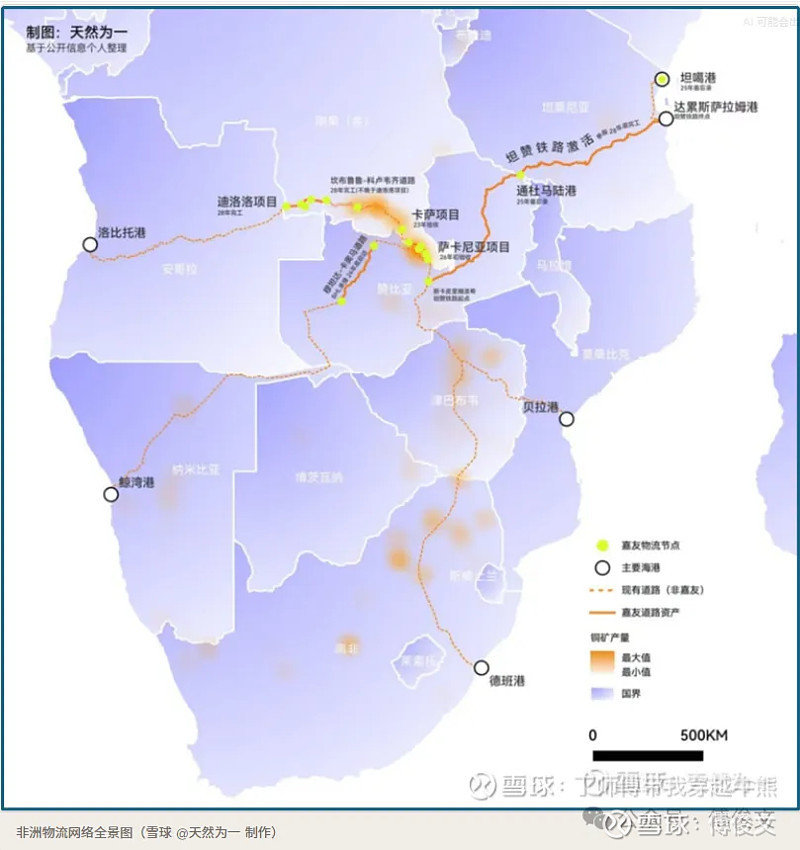
#> input picture assets/jiayou-africa-logistics-overview.png, 800 x 850 px, given in place of clipboard-2026-07-25T03-26-12-923Z-74ae0126.png, which was not available
$ python enhance_map.py
#> lines starting #> are read from the running program, lines starting #| are printed output that depends on the picture
#!/usr/bin/env python3
"""提升原图清晰度：2x 超分 + 锐化 + 对比度增强"""
from PIL import Image, ImageFilter, ImageEnhance

SRC = '/Users/chengdandan/.workbuddy/clipboard-images/clipboard-2026-07-25T03-26-12-923Z-74ae0126.png'
OUT = '/Users/chengdandan/Documents/terry-research/assets/jiayou-corridor-drc-zambia-ports.png'

img = Image.open(SRC).convert('RGB')
#> img is the input picture: PIL image 800x850 RGB; mean R, G, B 223, 223.5, 244.3
W, H = img.size
#> W = 800; H = 850
print(f'原图: {W}x{H}')
#| 原图: 800x850

# 1. 2x 放大（LANCZOS 保真）
img_2x = img.resize((W*2, H*2), Image.LANCZOS)

# 2. 锐化
img_2x = img_2x.filter(ImageFilter.UnsharpMask(radius=2, percent=120, threshold=3))

# 3. 对比度微增强
enhancer = ImageEnhance.Contrast(img_2x)
img_2x = enhancer.enhance(1.15)
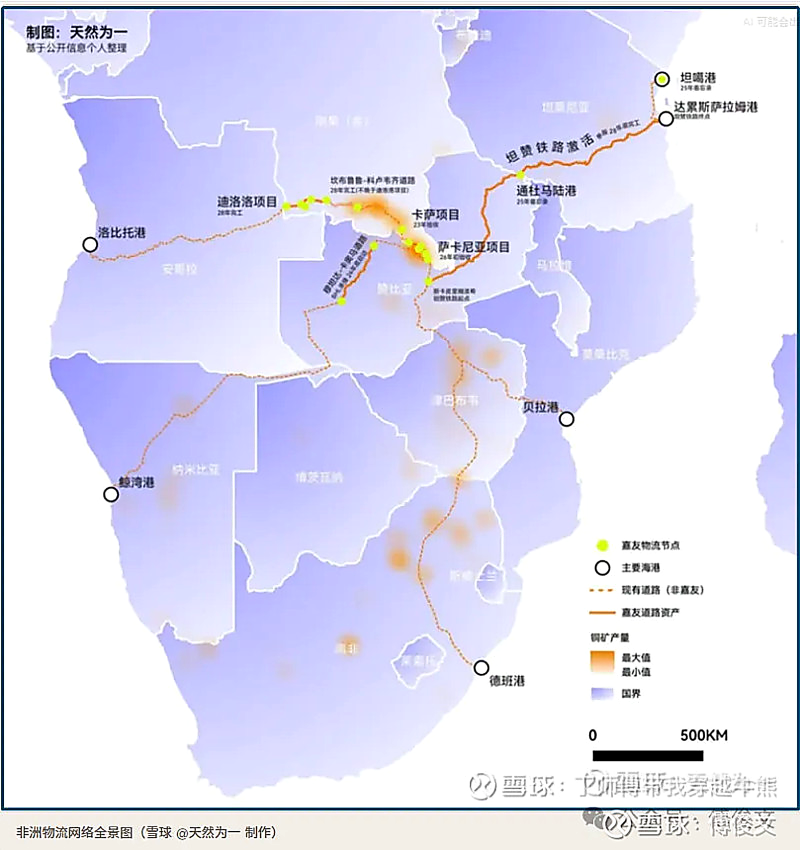
#> img_2x: PIL image 1600x1700 RGB (shown at 1/2 size); mean R, G, B 221.1, 220.9, 243.8

# 4. 保存
img_2x.save(OUT, 'PNG', optimize=True)
print(f'输出: {img_2x.size[0]}x{img_2x.size[1]}')
#| 输出: 1600x1700

# 验证
import os
sz = os.path.getsize(OUT)
print(f'文件: {sz/1024:.0f} KB')

$ run again, on assets/jiayou-africa-map.png
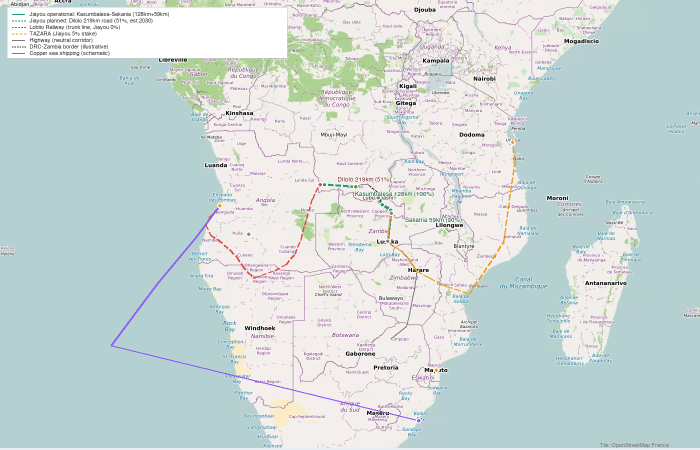
#> input picture assets/jiayou-africa-map.png, 1400 x 900 px, given in place of clipboard-2026-07-25T03-26-12-923Z-74ae0126.png, which was not available (shown at 1/2 size)
#> img is the input picture: PIL image 1400x900 RGB; mean R, G, B 204.2, 217, 215.5
#| 原图: 1400x900
#> `img_2x = img_2x.filter(ImageFilter.UnsharpMask(radius=2, percent=120, ..`:
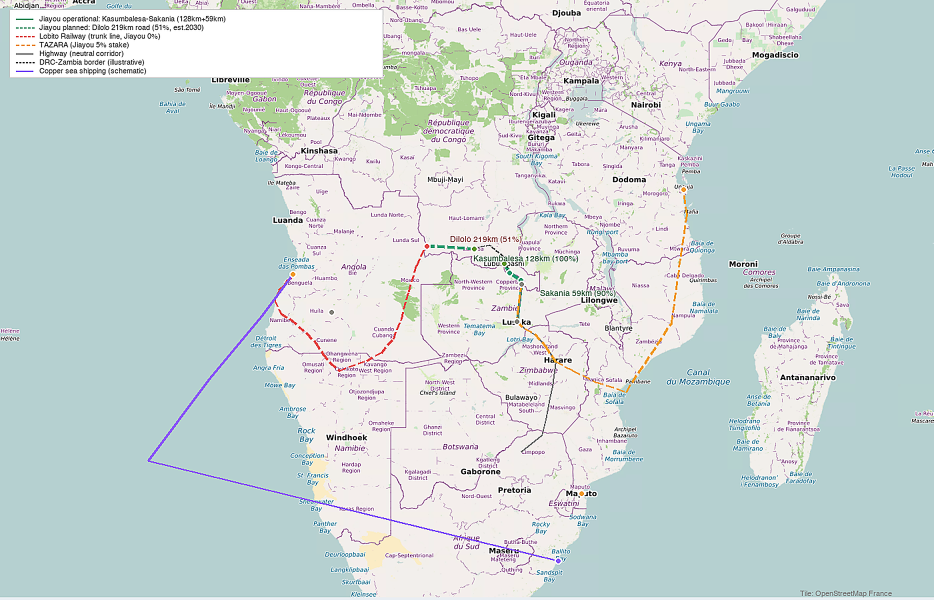
#> img_2x: PIL image 2800x1800 RGB (shown at 1/3 size); mean R, G, B 203.1, 215.7, 214.6
#| 输出: 2800x1800
